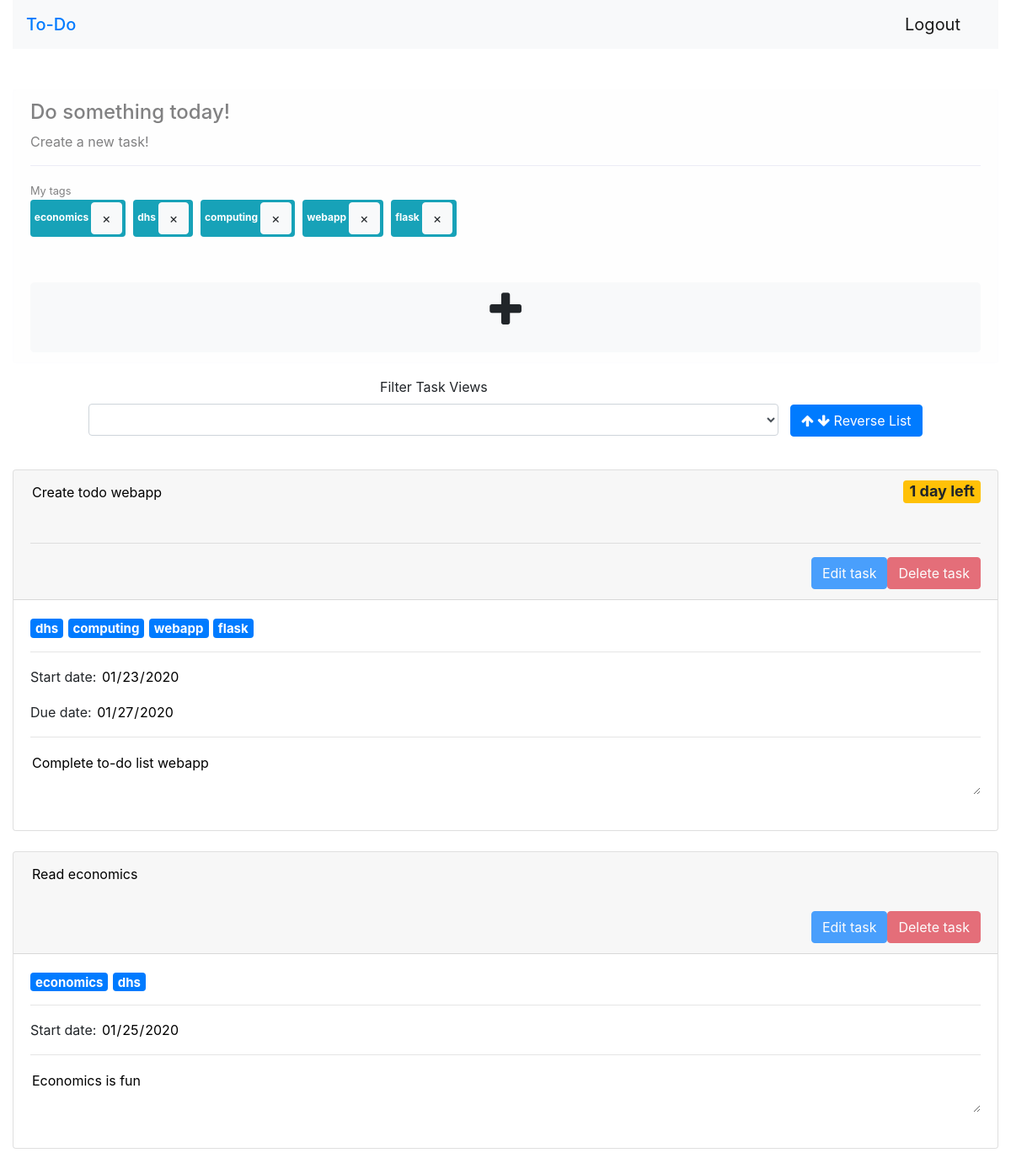
/todo (signed in), run on the app's committed database.
### app.py (models this page shows)
class Tags (db.Model):
    id = db.Column(db.Integer, primary_key=True)
    tag = db.Column(db.String(100))
    user_id = db.Column(db.Integer, db.ForeignKey("user.id"))

class ToDo (db.Model):
    id = db.Column(db.Integer, primary_key=True)
    title = db.Column(db.String(255), index=True)
    tag = db.Column(db.String(100), index=True)
    body = db.Column(db.Text)
    start_date = db.Column(db.DateTime)
    due_date = db.Column(db.DateTime, index=True)
    completed = db.Column(db.Boolean, default=False, index=True)
    user_id = db.Column(db.Integer, db.ForeignKey("user.id"))

### app.py (the view, shortened to what this page needs)
@app.route("/todo", methods=["GET", "POST"])
def todo():
    if not current_user.is_authenticated:
        return redirect(url_for("index"))
    user_todos = []
    if (session and "filter_views" in session and
        session["filter_views"] != "filter_date_added"):
        filter_view = session["filter_views"]
        user_todos = current_user.todo_items.all()
        if filter_view == "filter_due_date":
            todos_dated = []
            todos_dated_dict = {}
            todos_dated_counter = 0
            todos_undated = []
            for todo in user_todos:
                if todo.due_date:
                    todos_dated.append((todo.due_date, todos_dated_counter))
                    todos_dated_dict[todos_dated_counter] = todo
                    todos_dated_counter += 1
                else:
                    todos_undated.append(todo)
            todos_dated.sort()
            user_todos = []
            for todo in todos_dated:
                user_todos.append(todos_dated_dict[todo[1]])
            for todo in todos_undated:
                user_todos.append(todo)
        else:
            todos_tag = []
            todos_tag_counter = 0
            todos_tag_dict = {}
            for todo in user_todos:
                todos_tag.append((todo.tag.count(","), todos_tag_counter))
                todos_tag_dict[todos_tag_counter] = todo
                todos_tag_counter += 1
            todos_tag.sort()
            user_todos = []
            for todo in todos_tag:
                user_todos.append(todos_tag_dict[todo[1]])
    else:
        user_todos = current_user.todo_items.all()
    todos = []
    for user_todo in user_todos:
        start_date = user_todo.start_date
        due_date = user_todo.due_date
        days_left = ""
        if start_date and due_date:
            today_date = datetime.now()
            if start_date <= today_date <= due_date:
                days_left = due_date-today_date
                if "days" in str(days_left) or "day" in str(days_left):
                    days_left = str(days_left)
                    days_left = days_left[:days_left.find(",")] + " left"
        if start_date:
            start_date = start_date.strftime("%d/%m/%Y")
        if due_date:
            due_date = due_date.strftime("%d/%m/%Y")
        todo_tag = []
        if len(user_todo.tag) > 0:
            todo_tag = user_todo.tag.split(",")
            count = todo_tag.count("")
            for x in range(count):
                todo_tag.remove("")
        todos.append({"Title": user_todo.title, "Body": user_todo.body,
                      "Tag": todo_tag, "Start date": start_date,
                      "Due date": due_date, "Days left": days_left,
                      "id": user_todo.id})
    user_tags = current_user.tag_items.all()
    tags = []
    for user_tag in user_tags:
        tags.append(user_tag.tag)
    if session and "filter_views" in session:
        filter_view = session["filter_views"]
        session.pop("filter_views")
        if filter_view == "filter_date_added":
            filter_view = "Sort by date added"
        elif filter_view == "filter_due_date":
            filter_view = "Sort by due date"
        else:
            filter_view = "Sort by number of tags"
    else:
        filter_view = ""
    return render_template("todo.html", todos=todos, todos_json=json.dumps(todos), tags=tags, filter_view=filter_view)

### app.py (called while the page is built)
@login.user_loader
def load_user(id):
    return User.query.get(int(id))

### templates/todo.html (shortened to what this page needs)
{% extends "template.html" %}
{% block content %}
<div class="alert alert-light" role="alert">
    <h4 class="alert-heading">Do something today!</h4>
    <p>
        Create a new task!
    </p>
    <hr/>
    {% if tags %}
        <small>My tags</small><br>
        {% for tag in tags %}
            <div style="display:inline">
                <span class="badge badge-info"><div style="display:inline">{{tag}}</div>
                    <button class='btn btn-small btn-light tag' onclick="clear_tag(this)">&times</button>
                </span>&nbsp
            </div>
        {% endfor %}
        <br/><br/>
    {% endif %}
    <form method="post"><input type="submit" id="delete_tag" name="delete_tag" value="" style="visibility:hidden;"/></form>
    <p class="mb-0">
        <button type="button" id="add_task" class="btn btn-light btn-lg btn-block"
                data-toggle="modal" data-target="#add_task_modal">
            <i class="fa fa-plus" style="font-size:48px;"></i
        </button>
    </p>
</div>
{% include "todo_page/filter_task_views.html" %}
<br/>
{% include "todo_page/display_task.html" %}
{% endblock content %}

### templates/template.html (shortened to what this page needs)
<!DOCTYPE html>
<html lang="en">
<head>
    <link rel="stylesheet" href="https://cdnjs.cloudflare.com/ajax/libs/font-awesome/4.7.0/css/font-awesome.min.css">
    <link rel="stylesheet" href="https://stackpath.bootstrapcdn.com/bootstrap/4.3.1/css/bootstrap.min.css">
</head>
<body>
    <div class="container-fluid">
        <nav class="navbar navbar-light bg-light">
            <span class="navbar-brand mb-0 h1"><a href="/" style="text-decoration:none;">To-Do</a></span>
            <ul class="nav justify-content-end">
                <li class="nav-item" style="visibility:hidden;" id="logout_button">
                    <form method="post"><button type="submit" name="logout" class="btn navbar-brand mb-0 h1">Logout</button></form>
                </li>
            </ul>
        </nav>
        <br/><br/>
        {% block content %}
        {% endblock content %}
    </div>
</body>
</html>

### templates/todo_page/filter_task_views.html (shortened to what this page needs)
<center>
  <div style="display:inline-block; width:70%;">
    <form id="filter_form" method="post" onchange="handle_filter();">
      <div class="form-group">
        <label for="filter_views">Filter Task Views</label>
        <select class="form-control" name="filter_views" id="filter_views">
          <option>{{filter_view}}</option>
          <option value="filter_date_added">Sort by date added</option>
        </select>
      </div>
    </form>
  </div>
    <button name="reverse_filter" onclick="filter_reverse();" class="btn btn-primary" style="display:inline-block">
      <i class="fa fa-arrow-up" aria-hidden="true"></i>
      <i class="fa fa-arrow-down" aria-hidden="true"></i>
      Reverse List
    </button>
</center>

### templates/todo_page/display_task.html (shortened to what this page needs)
<div id="todo_list">
  {% for todo in todos %}
    {% set todo_id=todo["id"] %}
    {% set edit_form_id="edit_form_"+(todo_id|string) %}
    <form method="post" id={{edit_form_id}}>
      <div class="card">
          <div class="card-header">
              {% set title_id="title_"+(todo_id|string) %}
              <textarea id={{title_id}} name={{title_id}} class="edit_task_data" style="background:transparent; border-style:none; resize:none;" readonly>{{todo["Title"]}}</textarea>
              {% if todo["Days left"]|length > 0 %}
                  <h4 style="display:inline-block; float:right;">
                    <span style="display:inline-block; float:right;" class="badge badge-warning">{{todo["Days left"]}}</span>
                  </h4>
                  <hr/>
              {% endif %}
                  {% with delete_modal_id="delete_task_"+(todo['id']|string) %}
                    <div class="delete_task_panel">
                      {% set delete_modal_target="#"+delete_modal_id %}
                      <button type="button" style="float:right; opacity:70%;"
                              class="btn btn-danger" data-toggle="modal" name={{delete_modal_id}}
                              value={{todo_id}} data-target={{delete_modal_target}} onclick="event.preventDefault();return false;">
                          Delete task
                      </button>
                    </div>
                  {% endwith %}
                  <button type="button" style="float:right; opacity:70%;" class="btn btn-primary" value={{todo_id}} onclick="edit_task(this);">Edit task</button>
                  {% set submit_edited_id="submit_edited_"+(todo['id']|string) %}
                  {% set abandon_edited_id="abandon_edited_"+(todo['id']|string) %}
          </div>
          <div class="card-body">
              <h5 class="card-title">
                  {% for tag in todo["Tag"] %}
                      <span class="badge badge-primary">{{tag}}</span>
                  {% endfor %}
              </h5>
              <hr/>
              {% set start_date_id="start_date_"+(todo_id|string) %}
              <p>
                {% if todo["Start date"] != None %}
                  Start date: <input type="date" class="edit_task_data" style="border:none; color:black;" name={{start_date_id}} id={{start_date_id}} readonly/>
                {% else %}
                  <div class="hidden_editable_fields" style="display:none;">
                    Start date: <input type="date" class="edit_task_data" style="border:none; color:black;" name={{start_date_id}} id={{start_date_id}} readonly/>
                  </div>
                {% endif %}
              </p>
              {% set due_date_id="due_date_"+(todo_id|string) %}
              <p>
                {% if todo["Due date"] != None %}
                  Due date: <input type="date" class="edit_task_data" style="border:none; color:black;" name={{due_date_id}} id={{due_date_id}} readonly/>
                {% else %}
                  <div class="hidden_editable_fields" style="display:none;">
                    Due date: <input type="date" class="edit_task_data" style="border:none; color:black;" name={{due_date_id}} id={{due_date_id}} readonly/>
                  </div>
                {% endif %}
                </p>
              <hr/>
              <p class="card-text">
                {% set body_id="body_"+(todo_id|string) %}
                <textarea id={{body_id}} name={{body_id}} class="edit_task_data" style="border-style:none; width:100%;" readonly>{{todo["Body"]}}</textarea>
              </p>
              {% set edit_error="edit_task_error_"+(todo_id|string) %}
           </div>
      </div>
    </form>
    <br/>
  {% endfor %}
</div>

### data on the page
Tags: tag "economics"
Tags: tag "dhs"
Tags: tag "computing"
Tags: tag "webapp"
Tags: tag "flask"
ToDo: Title "Create todo webapp", todo "1 day left", {{ todo_id }} 17 (drawn), tag "dhs" "computing" "webapp" "flask", Body "Complete to-do list webapp"
ToDo: Title "Read economics", {{ todo_id }} 18 (drawn), tag "economics" "dhs", Body "Economics is fun"
